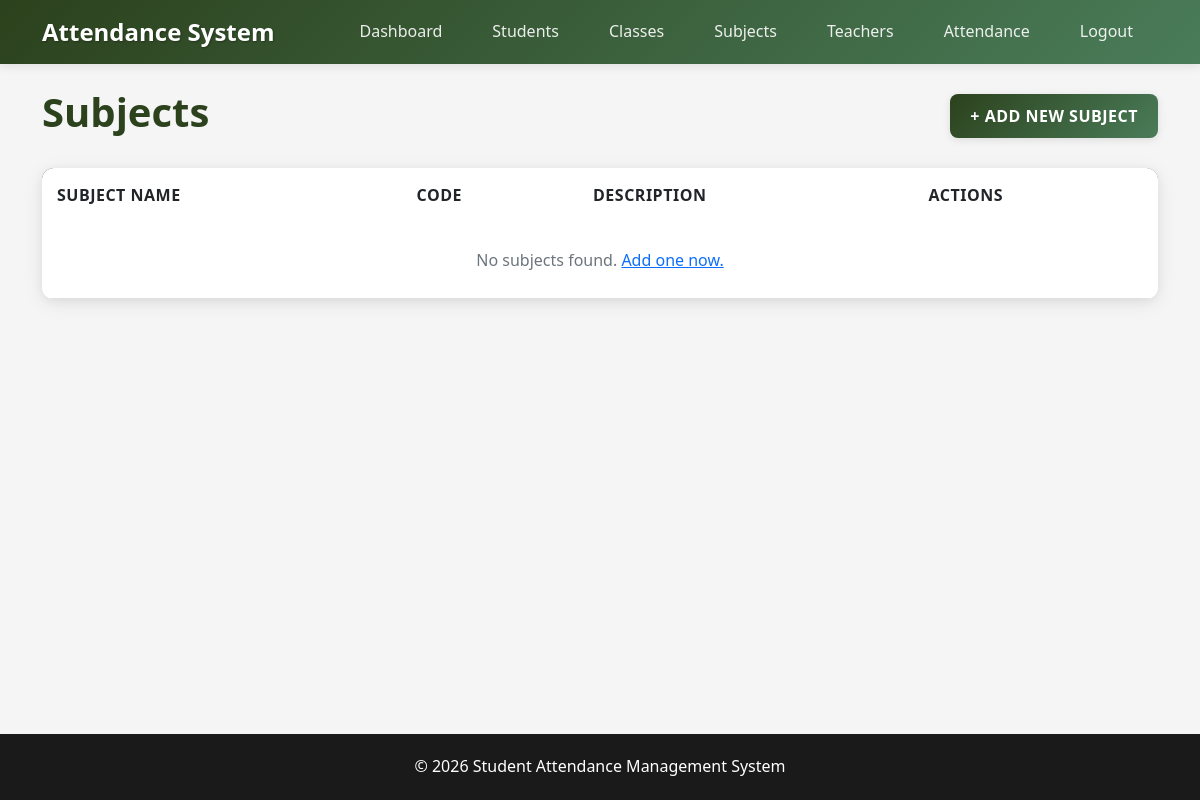
Before: /subjects/ (signed in) with the older database file.
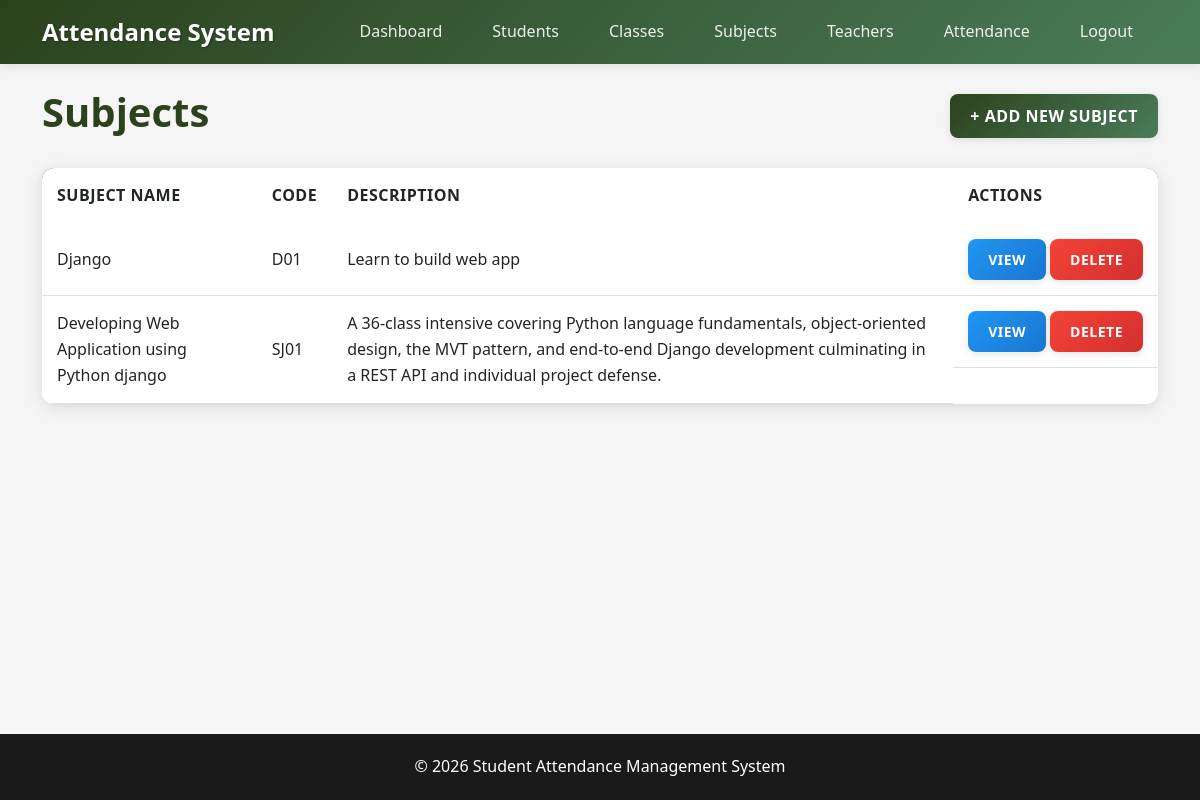
After: the same page with the newer database file.
### Attendance/models.py (models this page shows, shortened)
class Subject(models.Model):
    subject_name = models.CharField(max_length=100)
    code = models.CharField(max_length=20, unique=True)
    description = models.TextField(blank=True, null=True)
    created_at = models.DateTimeField(auto_now_add=True)

### Attendance/views.py (the view)
# urls.py: path('subjects/', views.subject_list, name='subject_list'),
@login_required
def subject_list(request):
    subjects = Subject.objects.all()
    return render(request, 'subjects/list.html', {'subjects': subjects})

### Templates/subjects/list.html
{% extends 'base.html' %}
{% block content %}
<div class="d-flex justify-content-between align-items-center mb-4">
    <h1 class="text-primary-custom">Subjects</h1>
    <a href="{% url 'subject_create' %}" class="btn btn-primary">+ Add New Subject</a>
</div>
<div class="card">
    <div class="card-body p-0">
        <table class="table mb-0">
            <thead>
                <tr>
                    <th>Subject Name</th>
                    <th>Code</th>
                    <th>Description</th>
                    <th>Actions</th>
                </tr>
            </thead>
            <tbody>
                {% for subject in subjects %}
                <tr>
                    <td>{{ subject.subject_name }}</td>
                    <td>{{ subject.code }}</td>
                    <td>{{ subject.description|default:"-" }}</td>
                    <td class="d-flex gap-1">
                        <a href="{% url 'subject_detail' pk=subject.id %}" class="btn btn-sm btn-info">View</a>
                        <a href="{% url 'subject_delete' pk=subject.id %}" class="btn btn-sm btn-danger">Delete</a>
                    </td>
                </tr>
                {% empty %}
                <tr>
                    <td colspan="5" class="text-center text-secondary py-4">No subjects found. <a href="{% url 'subject_create' %}">Add
                            one now.</a></td>
                </tr>
                {% endfor %}
            </tbody>
        </table>
    </div>
</div>
{% endblock %}

Changed rows visible on the page:
added Subject: subject_name "Django", code "D01", description "Learn to build web app"
added Subject: subject_name "Developing Web Application using Python django", code "SJ01", description "A 36-class intensive covering Python language fundamentals, object-oriented design, the MVT pattern, and end-to-end Django development culminating in a REST API and individual project defense."
Other visible differences:
text no longer shown: "No subjects found. Add one now."
